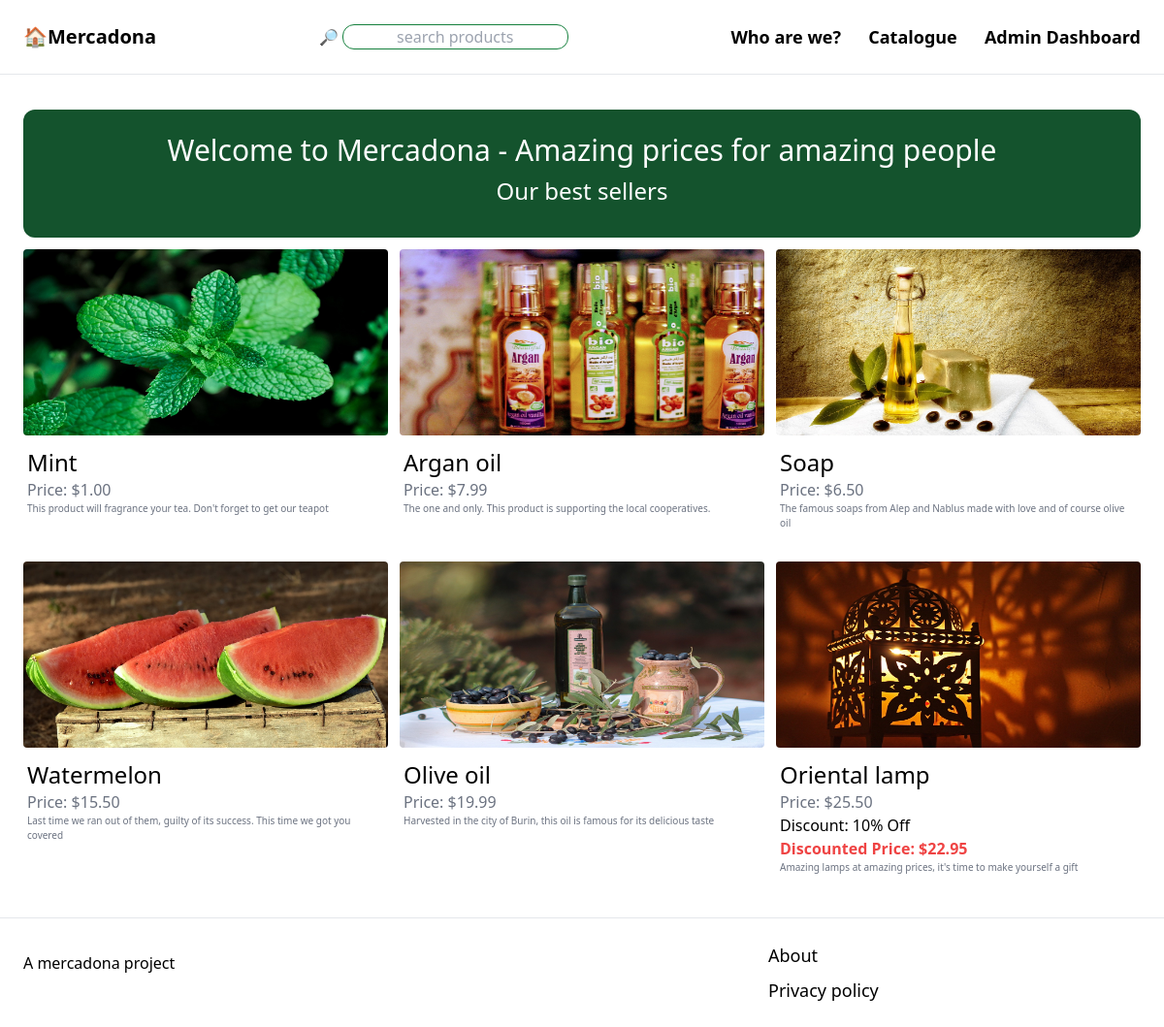
/, run on an earlier commit of the app's database.
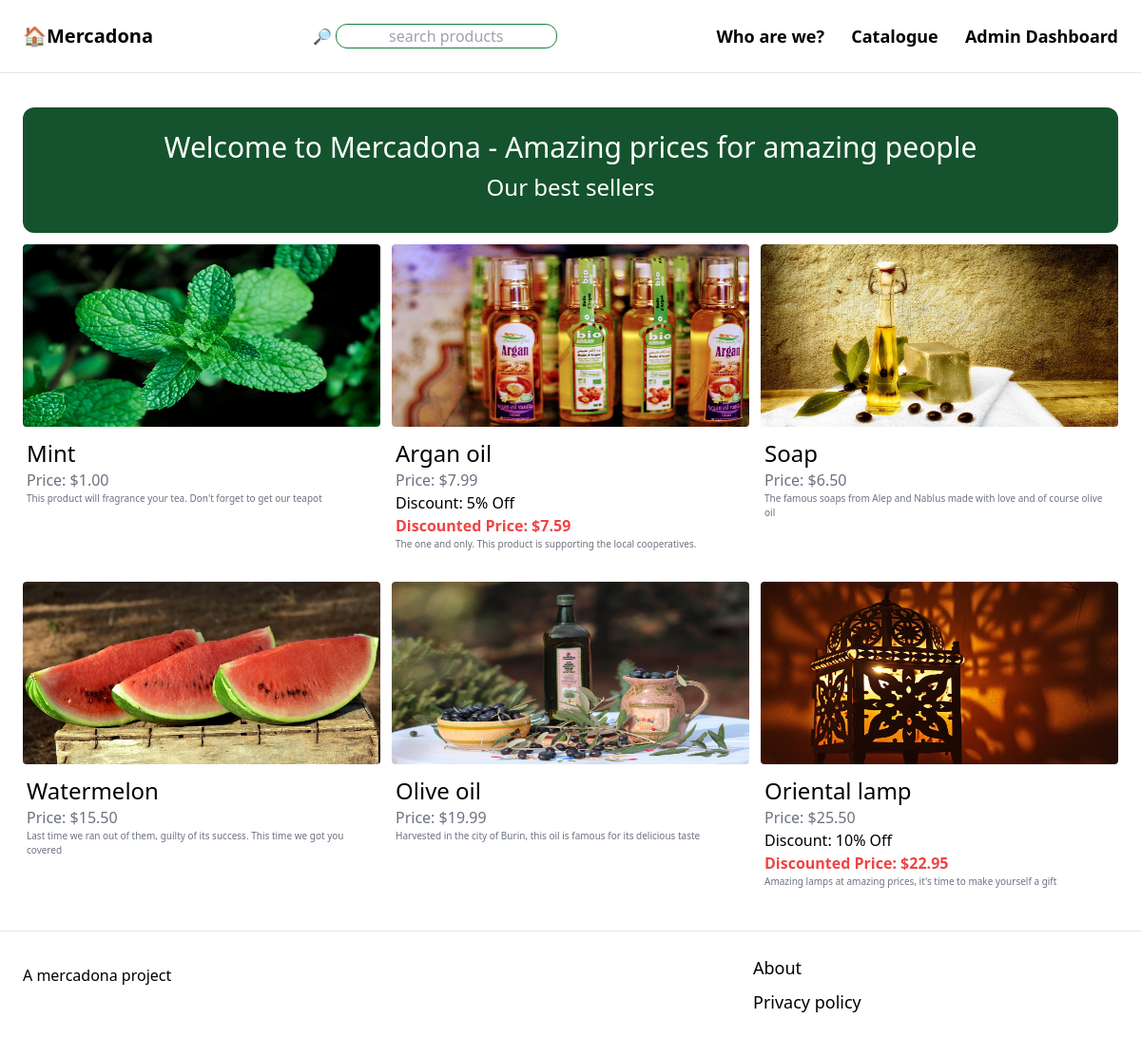
And on a later commit of the database.
### merchandise/models.py (models this page shows, shortened)
class Product(models.Model):
    libelle=models.CharField(max_length=100, blank=True, null=True)
    description=models.CharField(max_length=200)
    price=models.DecimalField(max_digits=5, decimal_places=2)
    image=models.ImageField(upload_to='media/merchandise_images', blank=True, null=True)
    category=models.ForeignKey(Category, on_delete=models.SET_NULL, null=True, related_name="category")

class Promotion(models.Model):
    product = models.ForeignKey(Product, on_delete=models.SET_NULL, null=True, blank=True)
    discount_percentage = models.DecimalField(max_digits=5, decimal_places=0)
    start_date=models.DateField(null=True, blank=True)
    end_date=models.DateField(null=True, blank=True)
    class Meta:
        verbose_name_plural = "Promotions"
    @property
    def get_discounted_price(self):
        if self.discount_percentage > 0:
            price_now = self.product.price - (self.product.price * self.discount_percentage / 100)
        else:
            price_now = self.product.price
        return price_now

### merchandise/views.py (the view)
# urls.py: path('', views.accueil, name="index"),
def accueil(request):
    products=Product.objects.filter()[0:6]
    categories=Category.objects.all()
    return render (request, 'merchandise/index.html',
    {'products':products,'categories':categories})

### merchandise/templates/merchandise/index.html (shortened to what this page needs)
{% extends 'merchandise/base.html' %} {% block title %} Welcome {% endblock %}
{% block content %}
<div class="mt-3 px-3 py-6 bg-green-900 rounded-xl">
  <h1 class="mb-2 text-3xl text-center text-white">
    Welcome to Mercadona - Amazing prices for amazing people
  </h1>
  <h2 class="mb-2 text-2xl text-center text-white">Our best sellers</h2>
</div>
<div class="grid grid-cols-3 gap-3 mt-3">
  {% for product in products %}
  <div>
    <div class="flex-col">
      <img src="{{ product.image.url }}" class="rounded h-48 w-96" />
    </div>
    <div class="px-1 mt-3 mb-5 gap-3 bg-white rounded-b-xl">
      <h2 class="text-2xl">{{ product.libelle }}</h2>
      <p class="text-gray-500">Price: ${{ product.price }}</p>
      {% for promotion in product.promotion_set.all %}
      <p>Discount: {{ promotion.discount_percentage }}% Off</p>
      <p class="text-red-500 font-bold">
        Discounted Price: ${{ promotion.get_discounted_price|floatformat:2 }}
      </p>
      {% endfor %}
      <p class="text-gray-500 text-[10px]">{{ product.description }}</p>
    </div>
  </div>
  {% endfor %}
</div>
{% endblock %}

What changed in the data, as far as the page shows it:
added Promotion: discount_percentage "5", get_discounted_price "7.59", shown under Product "Argan oil"
